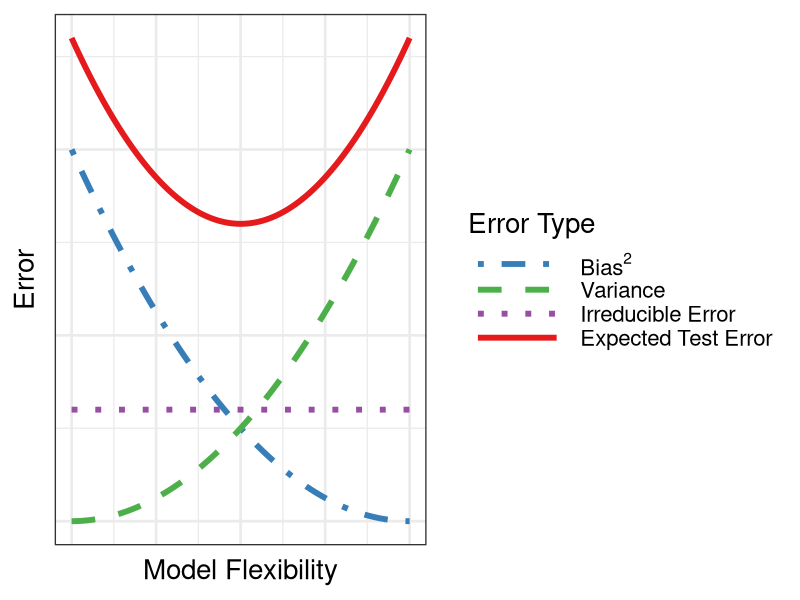

Write R code to recreate this figure.
## ---- chunk 1
#| label: bias-variance-tradeoff
library("tidyverse")

d <- tibble(
    x = seq(0, 1, length.out = 100),
    `Irreducible Error` = 0.3
  ) |>
  mutate(
    Variance = x^2,
    Bias = rev(Variance),
    `Expected Test Error` = Bias + Variance + `Irreducible Error`
  ) |>
  pivot_longer(
    cols = -x,
    names_to = "Error Type",
    values_to = "Error"
  ) |>
    mutate(
      `Error Type` = factor(
        `Error Type`,
        levels = c(
          "Bias",
          "Variance",
          "Irreducible Error",
          "Expected Test Error"
        )
      )
    )

ggplot(
    d,
    aes(x = x, y = Error, color = `Error Type`, linetype = `Error Type`)
  ) +
  geom_line(linewidth = 2) +
  labs(
    x = "Model Flexibility",
    y = "Error"
  ) +
  scale_linetype_manual(
    values = c(
      "Expected Test Error" = "solid",
      "Bias" = "dotdash",
      "Variance" = "dashed",
      "Irreducible Error" = "dotted"
    ),
    labels = c(
      'Bias' = expression(Bias^2)
    )
  ) +
  scale_color_manual(
    values = c(
      "Expected Test Error" = "#E41A1C",
      "Bias" = "#377EB8",
      "Variance" = "#4DAF4A",
      "Irreducible Error" = "#984EA3"
    ),
    labels = c(
      'Bias' = expression(Bias^2)
    )
  ) +
  theme_bw(
    base_size = 20
  ) +
  theme(
    # Remove tick marks and labels
    axis.ticks.x = element_blank(),
    axis.text.x = element_blank(),
    axis.ticks.y = element_blank(),
    axis.text.y = element_blank(),

    legend.key.width = unit(2.5, "cm")
  )
